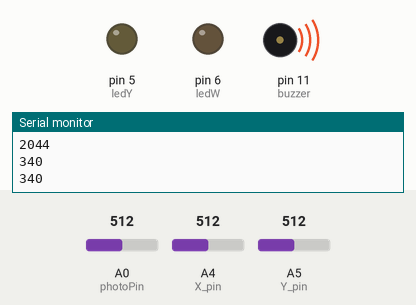
The sketch below on a simulated Arduino Uno, built with avr-gcc and run on an emulated ATmega328P. Parts: output pins drawn as LEDs (lit = HIGH), buzzer (waves = sounding), the last lines printed to the serial monitor. The test bench sets the inputs (shaded band); at power-on: A4 (X_pin) = 512, A5 (Y_pin) = 512, A0 (photoPin) = 512.

Above: at 2.7 s.
2.8 s: A4 (X_pin) set to 11
6.0 s: A4 (X_pin) set to 8
At 7.7 s:
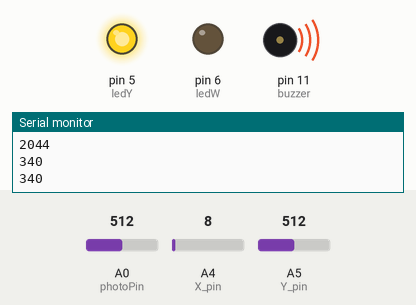
8.5 s: A5 (Y_pin) set to 11
11.4 s: A5 (Y_pin) set to 8
At 13.8 s:
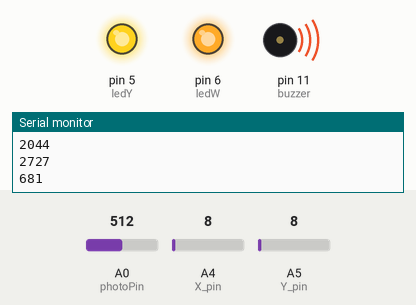
14.6 s: A4 (X_pin) set to 122
At 15.2 s:
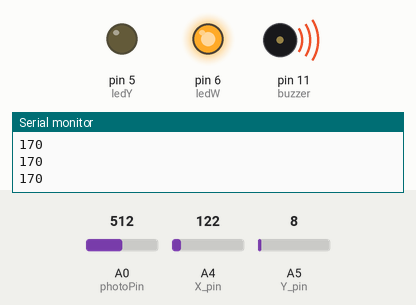
17.8 s: A4 (X_pin) set to 0
At 19.9 s:
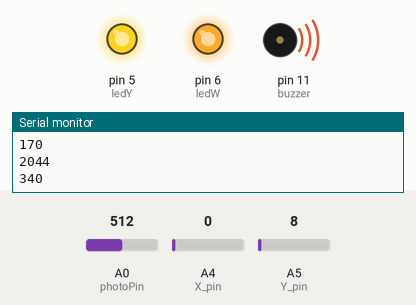
Timing chart, 0 to 21.8 s (numbered marks = the images above; inputs shaded):
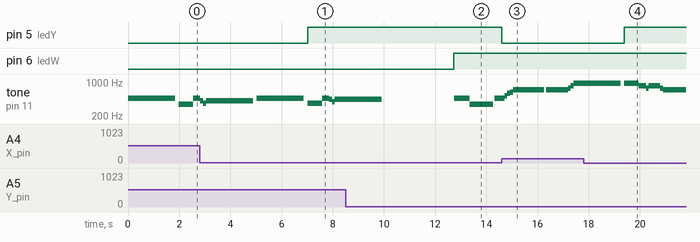

The sketch:

lab4.ino
```cpp
/*
   1- Author: Daniyal
   2- Lab: Lab 4 - Multiple Inputs and Outputs
   3- Description: 4 Leds will light up depending on which one is pointed to by a joystick while music plays at a rate reliant on light detection
   4- LCD Questions:
   a) map() maps values recieved to a different range
   b) The light read was subtracted fromt the delay time and magnified for notice in change of music play rate
   c) Combining the leds function and music function, was unsure how to combine.

   5- References: https://github.com/robsoncouto/arduino-songs Robson Couto, 2019
   https://www.circuitbasics.com/how-to-use-photoresistors-to-detect-light-on-an-arduino/#:~:text=HOW%20TO%20PROGRAM%20A%20PHOTORESISTOR%20ON%20THE%20ARDUINO
   https://lastminuteengineers.com/joystick-interfacing-arduino-processing/

   6- Demo: in-person demonstration 3/27/2019 3:08, Elijah
*/
// Arduino pin numbers
const int SW_pin = 8; // digital pin connected to switch output
const int X_pin = A4; // analog pin connected to X output
const int Y_pin = A5; // analog pin connected to Y output
int photoPin = A0;

int ledW = 6;
int ledY = 5;
int ledB = 4;
int ledG = 3;

int thisNote = 0;
//Start of song
#define NOTE_B0  31
#define NOTE_C1  33
#define NOTE_CS1 35
#define NOTE_D1  37
#define NOTE_DS1 39
#define NOTE_E1  41
#define NOTE_F1  44
#define NOTE_FS1 46
#define NOTE_G1  49
#define NOTE_GS1 52
#define NOTE_A1  55
#define NOTE_AS1 58
#define NOTE_B1  62
#define NOTE_C2  65
#define NOTE_CS2 69
#define NOTE_D2  73
#define NOTE_DS2 78
#define NOTE_E2  82
#define NOTE_F2  87
#define NOTE_FS2 93
#define NOTE_G2  98
#define NOTE_GS2 104
#define NOTE_A2  110
#define NOTE_AS2 117
#define NOTE_B2  123
#define NOTE_C3  131
#define NOTE_CS3 139
#define NOTE_D3  147
#define NOTE_DS3 156
#define NOTE_E3  165
#define NOTE_F3  175
#define NOTE_FS3 185
#define NOTE_G3  196
#define NOTE_GS3 208
#define NOTE_A3  220
#define NOTE_AS3 233
#define NOTE_B3  247
#define NOTE_C4  262
#define NOTE_CS4 277
#define NOTE_D4  294
#define NOTE_DS4 311
#define NOTE_E4  330
#define NOTE_F4  349
#define NOTE_FS4 370
#define NOTE_G4  392
#define NOTE_GS4 415
#define NOTE_A4  440
#define NOTE_AS4 466
#define NOTE_B4  494
#define NOTE_C5  523
#define NOTE_CS5 554
#define NOTE_D5  587
#define NOTE_DS5 622
#define NOTE_E5  659
#define NOTE_F5  698
#define NOTE_FS5 740
#define NOTE_G5  784
#define NOTE_GS5 831
#define NOTE_A5  880
#define NOTE_AS5 932
#define NOTE_B5  988
#define NOTE_C6  1047
#define NOTE_CS6 1109
#define NOTE_D6  1175
#define NOTE_DS6 1245
#define NOTE_E6  1319
#define NOTE_F6  1397
#define NOTE_FS6 1480
#define NOTE_G6  1568
#define NOTE_GS6 1661
#define NOTE_A6  1760
#define NOTE_AS6 1865
#define NOTE_B6  1976
#define NOTE_C7  2093
#define NOTE_CS7 2217
#define NOTE_D7  2349
#define NOTE_DS7 2489
#define NOTE_E7  2637
#define NOTE_F7  2794
#define NOTE_FS7 2960
#define NOTE_G7  3136
#define NOTE_GS7 3322
#define NOTE_A7  3520
#define NOTE_AS7 3729
#define NOTE_B7  3951
#define NOTE_C8  4186
#define NOTE_CS8 4435
#define NOTE_D8  4699
#define NOTE_DS8 4978
#define REST 0

int tempo=88;

// change this to whichever pin you want to use
int buzzer = 11;

// notes of the moledy followed by the duration.
// a 4 means a quarter note, 8 an eighteenth , 16 sixteenth, so on
// !!negative numbers are used to represent dotted notes,
// so -4 means a dotted quarter note, that is, a quarter plus an eighteenth!!
int melody[] = {

  //Based on the arrangement at https://www.flutetunes.com/tunes.php?id=169

  NOTE_AS4,-2,  NOTE_F4,8,  NOTE_F4,8,  NOTE_AS4,8,//1
  NOTE_GS4,16,  NOTE_FS4,16,  NOTE_GS4,-2,
  NOTE_AS4,-2,  NOTE_FS4,8,  NOTE_FS4,8,  NOTE_AS4,8,
  NOTE_A4,16,  NOTE_G4,16,  NOTE_A4,-2,
  REST,1,

  NOTE_AS4,4,  NOTE_F4,-4,  NOTE_AS4,8,  NOTE_AS4,16,  NOTE_C5,16, NOTE_D5,16, NOTE_DS5,16,//7
  NOTE_F5,2,  NOTE_F5,8,  NOTE_F5,8,  NOTE_F5,8,  NOTE_FS5,16, NOTE_GS5,16,
  NOTE_AS5,-2,  NOTE_AS5,8,  NOTE_AS5,8,  NOTE_GS5,8,  NOTE_FS5,16,
  NOTE_GS5,-8,  NOTE_FS5,16,  NOTE_F5,2,  NOTE_F5,4,

  NOTE_DS5,-8, NOTE_F5,16, NOTE_FS5,2, NOTE_F5,8, NOTE_DS5,8, //11
  NOTE_CS5,-8, NOTE_DS5,16, NOTE_F5,2, NOTE_DS5,8, NOTE_CS5,8,
  NOTE_C5,-8, NOTE_D5,16, NOTE_E5,2, NOTE_G5,8,
  NOTE_F5,16, NOTE_F4,16, NOTE_F4,16, NOTE_F4,16,NOTE_F4,16,NOTE_F4,16,NOTE_F4,16,NOTE_F4,16,NOTE_F4,8, NOTE_F4,16,NOTE_F4,8,

  NOTE_AS4,4,  NOTE_F4,-4,  NOTE_AS4,8,  NOTE_AS4,16,  NOTE_C5,16, NOTE_D5,16, NOTE_DS5,16,//15
  NOTE_F5,2,  NOTE_F5,8,  NOTE_F5,8,  NOTE_F5,8,  NOTE_FS5,16, NOTE_GS5,16,
  NOTE_AS5,-2, NOTE_CS6,4,
  NOTE_C6,4, NOTE_A5,2, NOTE_F5,4,
  NOTE_FS5,-2, NOTE_AS5,4,
  NOTE_A5,4, NOTE_F5,2, NOTE_F5,4,

  NOTE_FS5,-2, NOTE_AS5,4,
  NOTE_A5,4, NOTE_F5,2, NOTE_D5,4,
  NOTE_DS5,-2, NOTE_FS5,4,
  NOTE_F5,4, NOTE_CS5,2, NOTE_AS4,4,
  NOTE_C5,-8, NOTE_D5,16, NOTE_E5,2, NOTE_G5,8,
  NOTE_F5,16, NOTE_F4,16, NOTE_F4,16, NOTE_F4,16,NOTE_F4,16,NOTE_F4,16,NOTE_F4,16,NOTE_F4,16,NOTE_F4,8, NOTE_F4,16,NOTE_F4,8

};

// sizeof gives the number of bytes, each int value is composed of two bytes (16 bits)
// there are two values per note (pitch and duration), so for each note there are four bytes
int notes=sizeof(melody)/sizeof(melody[0])/2;

// this calculates the duration of a whole note in ms (60s/tempo)*4 beats
int wholenote = (60000 * 4) / tempo;

int divider = 0, noteDuration = 0;
//End song

void setup() {
  pinMode(SW_pin, INPUT);
  pinMode(ledW, OUTPUT);
  pinMode(ledY, OUTPUT);
  digitalWrite(SW_pin, HIGH);
  Serial.begin(9600);


}

void loop() {
  for (int thisNote = 0; thisNote < notes * 2; thisNote = thisNote + 2) {
    int lightRaw = analogRead(photoPin);
    int light = map(lightRaw, 1023, 0, 10, 0);
    // calculates the duration of each note
    divider = melody[thisNote + 1];
    if (divider > 0) {
      // regular note, just proceed
      noteDuration = (wholenote) / divider;
    } else if (divider < 0) {
      // dotted notes are represented with negative durations!!
      noteDuration = (wholenote) / abs(divider);
      noteDuration *= 1.5; // increases the duration in half for dotted notes
    }

    // we only play the note for 90% of the duration, leaving 10% as a pause
    tone(buzzer, melody[thisNote], noteDuration*0.9);

    // Wait for the specief duration before playing the next note.

    delay(noteDuration-(light*10));
    //noteDuration = millis();
    // stop the waveform generation before the next note.
    noTone(buzzer);

    if (analogRead(Y_pin) < 10) {
      digitalWrite(ledW, HIGH);
    } else{
      digitalWrite(ledW, LOW);
    }
    if (analogRead(Y_pin) > 1000) {
      digitalWrite(ledG, HIGH);
    } else{
      digitalWrite(ledG, LOW);
    }
    if (analogRead(X_pin) < 10) {
      digitalWrite(ledY, HIGH);
    } else{
      digitalWrite(ledY, LOW);
    }
    if (analogRead(X_pin) > 1000) {
      digitalWrite(ledB, HIGH);
    } else{
      digitalWrite(ledB, LOW);
    }
    Serial.println(noteDuration);
  }

  //end of song code
  Serial.print("Switch:  ");
  Serial.print(digitalRead(SW_pin));
  Serial.print(" | ");
  Serial.print("X-axis: ");
  Serial.print(analogRead(X_pin));
  Serial.print(" | ");
  Serial.print("Y-axis: ");
  Serial.print(analogRead(Y_pin));
  Serial.println(" | ");
  delay(200);

  //LIGHt code
}
```

Measured:
- the behaviour switches between 10 and 9 on A4 (X_pin) (found by bisection; images 0 and 1)
- the behaviour switches between 10 and 9 on A5 (Y_pin) (found by bisection; images 1 and 2)
- after the input at 6.0 s, pin 5 (ledY): LOW → HIGH after 1.0 s
- after the input at 11.4 s, pin 6 (ledW): LOW → HIGH after 1.3 s
- after the input at 14.6 s, pin 5 (ledY): HIGH → LOW at once
- after the input at 17.8 s, pin 5 (ledY): LOW → HIGH after 1.6 s
- by itself, tone on pin 11 (buzzer): plays 932 Hz for 0.56 s, 831 Hz for 0.28 s, 740 Hz for 0.11 s, 831 Hz for 0.45 s, 740 Hz for 0.11 s, 698 Hz for 0.89 s
